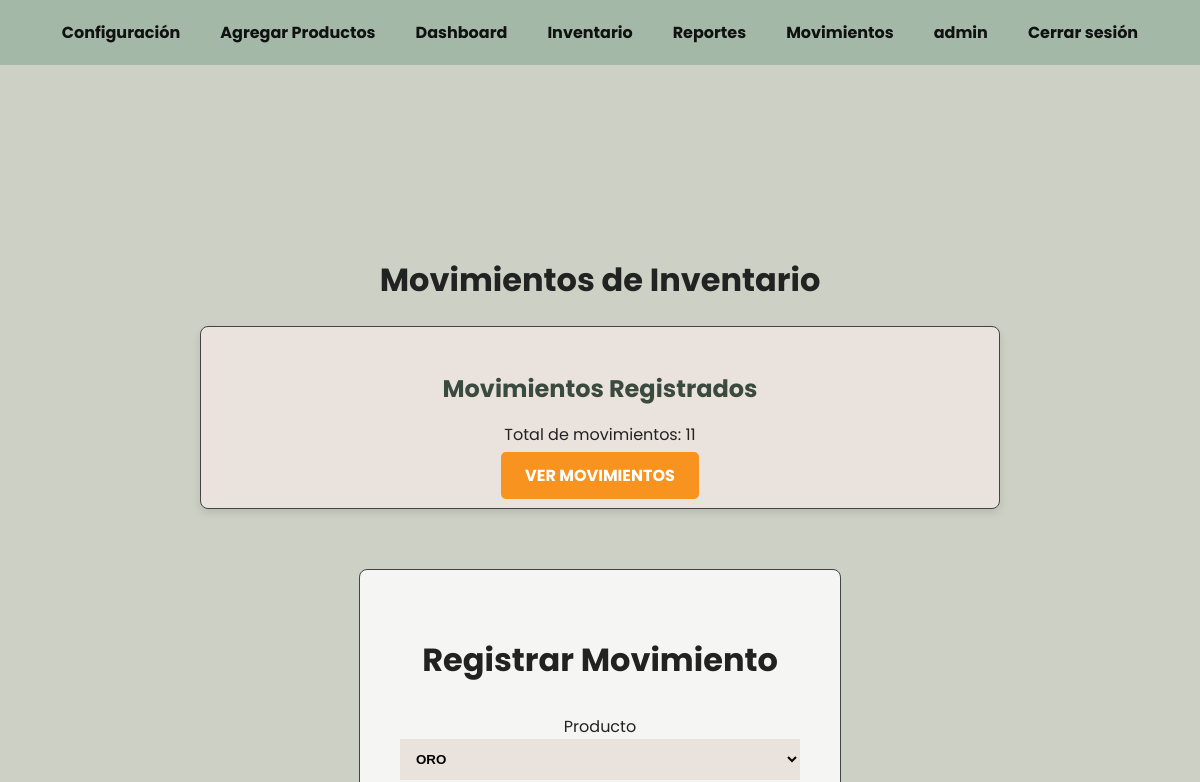
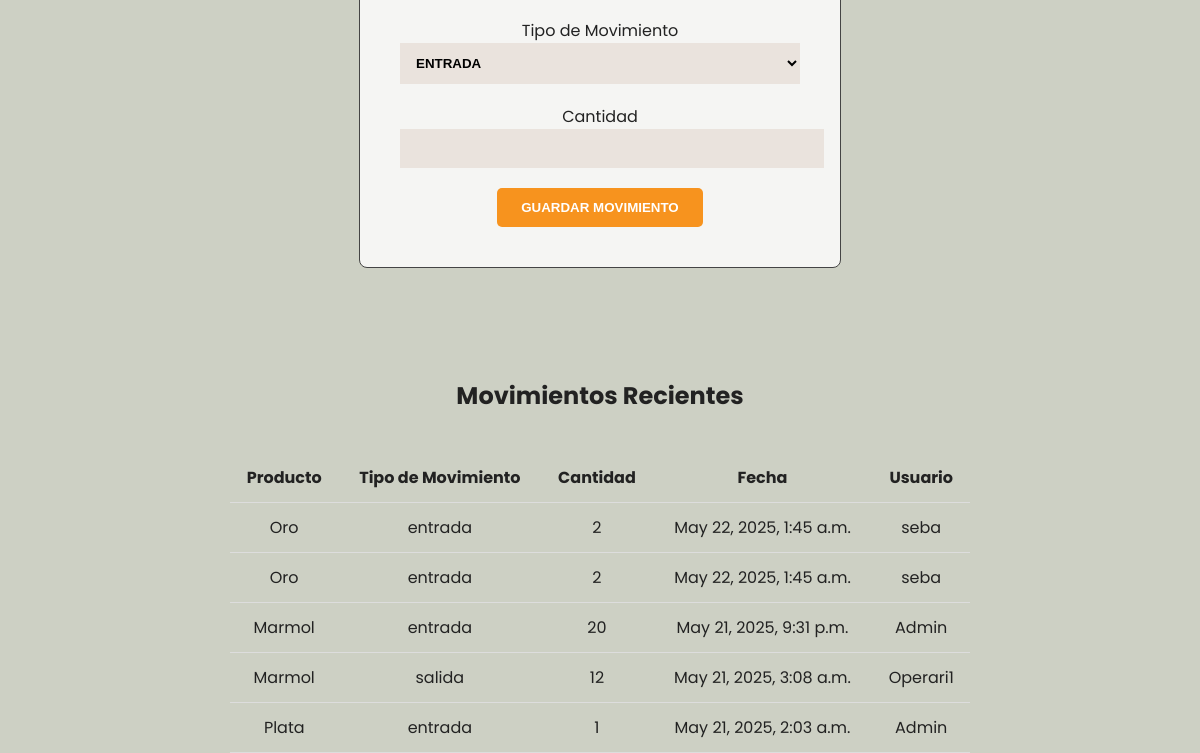
Page /movimientos/ (signed in, upper part) on the earlier database version (2 pictures, top to bottom).
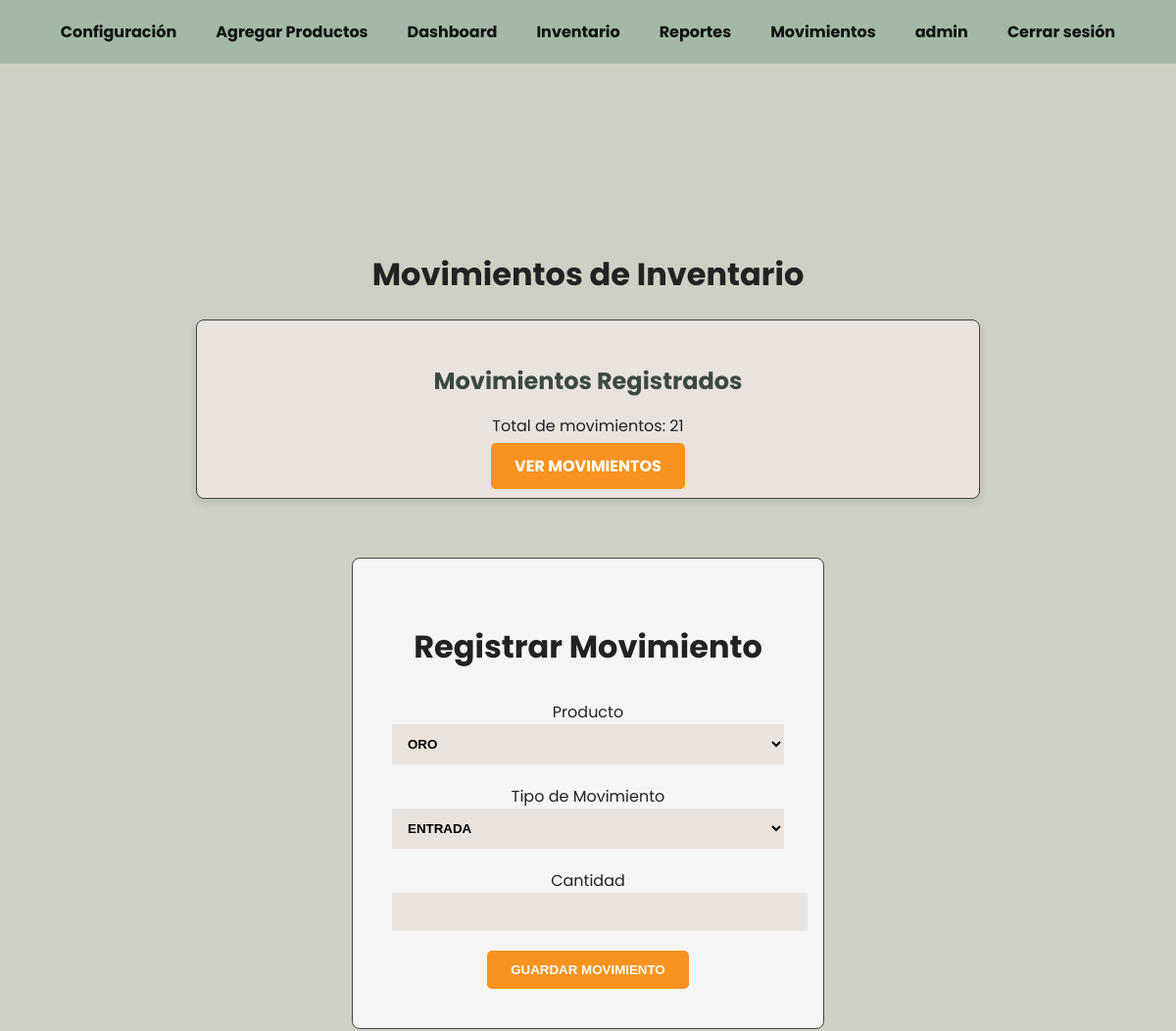
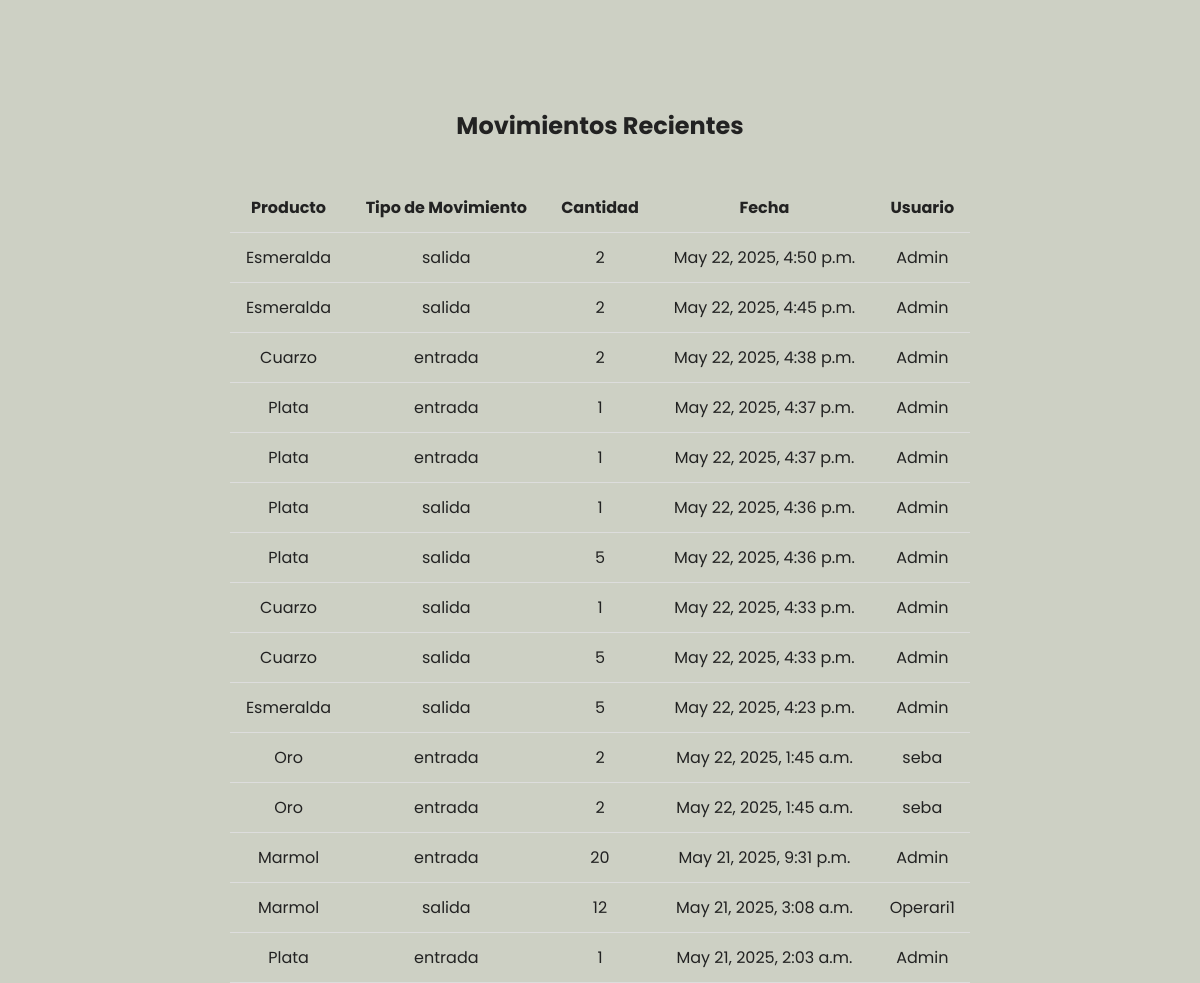
Same page on the later database version (2 pictures, top to bottom).
### inventario_app/models.py (models this page shows, shortened)
class Movimiento(models.Model):
    TIPO_MOVIMIENTO = (
        ('entrada', 'Entrada'),
        ('salida', 'Salida'),
    )
    producto = models.ForeignKey(Producto, on_delete=models.CASCADE)
    tipo_movimiento = models.CharField(max_length=7, choices=TIPO_MOVIMIENTO)
    cantidad = models.IntegerField()
    fecha = models.DateTimeField(auto_now_add=True)
    usuario = models.ForeignKey(User, on_delete=models.CASCADE)

class Producto(models.Model):
    nombre = models.CharField(max_length=255)
    descripcion = models.TextField()
    stock = models.IntegerField()
    precio = models.DecimalField(max_digits=10, decimal_places=2)
    imagen = models.ImageField(upload_to='productos/', null=True, blank=True)
    created_at = models.DateTimeField(auto_now_add=True)
    updated_at = models.DateTimeField(auto_now=True)
    estado = models.BooleanField(default=True)
    fecha_vencimiento = models.DateField(null=True, blank=True)  # Fecha de vencimiento del producto

### inventario_app/views.py (the view, shortened to what this page needs)
# urls.py: path('movimientos/', views.movimientos, name='movimientos'),
@login_required
def movimientos(request):
    producto_agotado = None  # Variable para alerta
    productos = Producto.objects.filter(estado=True)
    movimientos = Movimiento.objects.all().order_by('-fecha')
    productos_stock_bajo = productos.filter(stock__lt=6)
    return render(request, 'inventario_app/movimientos.html', {
        'movimientos': movimientos,
        'movimientos_count': movimientos.count(),
        'productos': productos,
        'productos_stock_bajo': productos_stock_bajo
    })

### inventario_app/context_processors.py (called while the page is built)
def admin_check(request):
    print(f"Verificando usuario: {request.user.username}")  # Esto te confirmará que el context processor se ejecuta.
    if not request.user.is_authenticated:
        return {'es_admin': False}
    es_admin = request.user.groups.filter(name='Administrador').exists()
    print(es_admin)
    return {'es_admin': es_admin}

### inventario_app/templates/inventario_app/movimientos.html (shortened to what this page needs)
<!DOCTYPE html>
<html lang="es">
<head>
</head>
<body>
{% include "inventario_app/navbar.html" %}
<div class="container">
  <h1>Movimientos de Inventario</h1>
  <div class="dashboard-cards">
    <div class="dashboard-card">
      <h3>Movimientos Registrados</h3>
      <p>Total de movimientos: {{ movimientos_count }}</p>
      <a href="#tabla" class="button">Ver Movimientos</a>
    </div>
  </div>
  <div id="formulario" class="form-container">
    <h2>Registrar Movimiento</h2>
    <form method="POST">
      <label for="producto">Producto</label>
      <select name="producto" id="producto" required>
        {% for producto in productos %}
        <option value="{{ producto.id }}">{{ producto.nombre }}</option>
        {% endfor %}
      </select>
      <label for="tipo_movimiento">Tipo de Movimiento</label>
      <select name="tipo_movimiento" id="tipo_movimiento" required>
        <option value="entrada">Entrada</option>
      </select>
      <label for="cantidad">Cantidad</label>
      <input type="number" name="cantidad" id="cantidad" required>
      <button type="submit" class="button">Guardar Movimiento</button>
    </form>
  </div>
  <div id="tabla" class="container">
    <h2>Movimientos Recientes</h2>
    <table>
      <thead>
        <tr>
          <th>Producto</th>
          <th>Tipo de Movimiento</th>
          <th>Cantidad</th>
          <th>Fecha</th>
          <th>Usuario</th>
        </tr>
      </thead>
      <tbody>
        {% for movimiento in movimientos %}
        <tr>
          <td>{{ movimiento.producto.nombre }}</td>
          <td>{{ movimiento.tipo_movimiento }}</td>
          <td>{{ movimiento.cantidad }}</td>
          <td>{{ movimiento.fecha }}</td>
          <td>{{ movimiento.usuario.get_full_name }}</td>
        </tr>
        {% empty %}
        <tr>
          <td colspan="5" style="text-align:center; padding: 20px; color: #666;">
            No hay movimientos registrados.
          </td>
        </tr>
        {% endfor %}
      </tbody>
    </table>
  </div>
</div>
</body>
</html>

Differences in the rows shown:
added Movimiento: producto.nombre "Esmeralda", tipo_movimiento "salida", cantidad "2", fecha "May 22, 2025, 4:50 p.m.", usuario.get_full_name "Admin"
added Movimiento: producto.nombre "Esmeralda", tipo_movimiento "salida", cantidad "2", fecha "May 22, 2025, 4:45 p.m.", usuario.get_full_name "Admin"
added Movimiento: producto.nombre "Cuarzo", tipo_movimiento "entrada", cantidad "2", fecha "May 22, 2025, 4:38 p.m.", usuario.get_full_name "Admin"
added Movimiento: producto.nombre "Plata", tipo_movimiento "entrada", cantidad "1", fecha "May 22, 2025, 4:37 p.m.", usuario.get_full_name "Admin"
added Movimiento: producto.nombre "Plata", tipo_movimiento "entrada", cantidad "1", fecha "May 22, 2025, 4:37 p.m.", usuario.get_full_name "Admin"
added Movimiento: producto.nombre "Plata", tipo_movimiento "salida", cantidad "1", fecha "May 22, 2025, 4:36 p.m.", usuario.get_full_name "Admin"
added Movimiento: producto.nombre "Plata", tipo_movimiento "salida", cantidad "5", fecha "May 22, 2025, 4:36 p.m.", usuario.get_full_name "Admin"
added Movimiento: producto.nombre "Cuarzo", tipo_movimiento "salida", cantidad "1", fecha "May 22, 2025, 4:33 p.m.", usuario.get_full_name "Admin"
added Movimiento: producto.nombre "Cuarzo", tipo_movimiento "salida", cantidad "5", fecha "May 22, 2025, 4:33 p.m.", usuario.get_full_name "Admin"
added Movimiento: producto.nombre "Esmeralda", tipo_movimiento "salida", cantidad "5", fecha "May 22, 2025, 4:23 p.m.", usuario.get_full_name "Admin"
Other differences:
{{ movimientos_count }}: "11" → "21"
